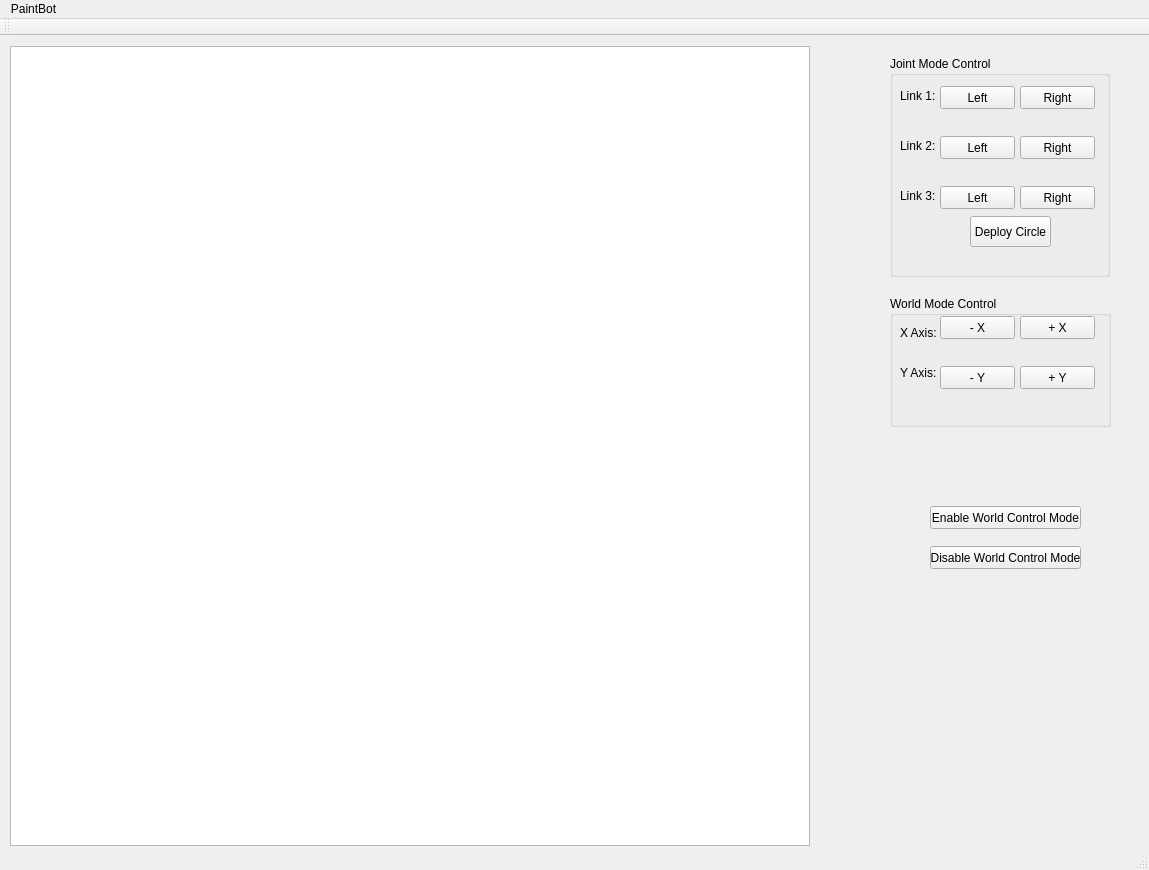
<?xml version="1.0" encoding="UTF-8"?>
<ui version="4.0">
 <class>MainWindow</class>
 <widget class="QMainWindow" name="MainWindow">
  <property name="geometry">
   <rect>
    <x>0</x>
    <y>0</y>
    <width>1149</width>
    <height>870</height>
   </rect>
  </property>
  <property name="windowTitle">
   <string>MainWindow</string>
  </property>
  <widget class="QWidget" name="centralWidget">
   <widget class="QGroupBox" name="groupBox">
    <property name="geometry">
     <rect>
      <x>890</x>
      <y>20</y>
      <width>220</width>
      <height>221</height>
     </rect>
    </property>
    <property name="title">
     <string>Joint Mode Control</string>
    </property>
    <widget class="QPushButton" name="pushButton">
     <property name="geometry">
      <rect>
       <x>50</x>
       <y>30</y>
       <width>75</width>
       <height>23</height>
      </rect>
     </property>
     <property name="text">
      <string>Left</string>
     </property>
    </widget>
    <widget class="QPushButton" name="pushButton_2">
     <property name="geometry">
      <rect>
       <x>130</x>
       <y>30</y>
       <width>75</width>
       <height>23</height>
      </rect>
     </property>
     <property name="text">
      <string>Right</string>
     </property>
    </widget>
    <widget class="QLabel" name="label">
     <property name="geometry">
      <rect>
       <x>10</x>
       <y>20</y>
       <width>50</width>
       <height>40</height>
      </rect>
     </property>
     <property name="text">
      <string>Link 1:</string>
     </property>
    </widget>
    <widget class="QPushButton" name="pushButton_3">
     <property name="geometry">
      <rect>
       <x>50</x>
       <y>80</y>
       <width>75</width>
       <height>23</height>
      </rect>
     </property>
     <property name="text">
      <string>Left</string>
     </property>
    </widget>
    <widget class="QPushButton" name="pushButton_4">
     <property name="geometry">
      <rect>
       <x>50</x>
       <y>130</y>
       <width>75</width>
       <height>23</height>
      </rect>
     </property>
     <property name="text">
      <string>Left</string>
     </property>
    </widget>
    <widget class="QPushButton" name="pushButton_5">
     <property name="geometry">
      <rect>
       <x>130</x>
       <y>80</y>
       <width>75</width>
       <height>23</height>
      </rect>
     </property>
     <property name="text">
      <string>Right</string>
     </property>
    </widget>
    <widget class="QPushButton" name="pushButton_6">
     <property name="geometry">
      <rect>
       <x>130</x>
       <y>130</y>
       <width>75</width>
       <height>23</height>
      </rect>
     </property>
     <property name="text">
      <string>Right</string>
     </property>
    </widget>
    <widget class="QLabel" name="label_2">
     <property name="geometry">
      <rect>
       <x>10</x>
       <y>70</y>
       <width>50</width>
       <height>40</height>
      </rect>
     </property>
     <property name="text">
      <string>Link 2:</string>
     </property>
    </widget>
    <widget class="QLabel" name="label_3">
     <property name="geometry">
      <rect>
       <x>10</x>
       <y>120</y>
       <width>50</width>
       <height>40</height>
      </rect>
     </property>
     <property name="text">
      <string>Link 3:</string>
     </property>
    </widget>
    <widget class="QPushButton" name="pushButton_7">
     <property name="geometry">
      <rect>
       <x>80</x>
       <y>160</y>
       <width>81</width>
       <height>31</height>
      </rect>
     </property>
     <property name="text">
      <string>Deploy Circle</string>
     </property>
     <property name="default">
      <bool>false</bool>
     </property>
    </widget>
   </widget>
   <widget class="QGraphicsView" name="graphicsView">
    <property name="geometry">
     <rect>
      <x>10</x>
      <y>10</y>
      <width>800</width>
      <height>800</height>
     </rect>
    </property>
   </widget>
   <widget class="QGroupBox" name="groupBox_2">
    <property name="geometry">
     <rect>
      <x>890</x>
      <y>260</y>
      <width>221</width>
      <height>131</height>
     </rect>
    </property>
    <property name="title">
     <string>World Mode Control</string>
    </property>
    <widget class="QLabel" name="label_5">
     <property name="geometry">
      <rect>
       <x>10</x>
       <y>70</y>
       <width>47</width>
       <height>13</height>
      </rect>
     </property>
     <property name="text">
      <string>Y Axis: </string>
     </property>
    </widget>
    <widget class="QPushButton" name="pushButton_10">
     <property name="geometry">
      <rect>
       <x>130</x>
       <y>70</y>
       <width>75</width>
       <height>23</height>
      </rect>
     </property>
     <property name="text">
      <string>+ Y</string>
     </property>
    </widget>
    <widget class="QLabel" name="label_4">
     <property name="geometry">
      <rect>
       <x>10</x>
       <y>30</y>
       <width>47</width>
       <height>13</height>
      </rect>
     </property>
     <property name="text">
      <string>X Axis:</string>
     </property>
    </widget>
    <widget class="QPushButton" name="pushButton_11">
     <property name="geometry">
      <rect>
       <x>50</x>
       <y>70</y>
       <width>75</width>
       <height>23</height>
      </rect>
     </property>
     <property name="text">
      <string>- Y</string>
     </property>
    </widget>
    <widget class="QPushButton" name="pushButton_9">
     <property name="geometry">
      <rect>
       <x>130</x>
       <y>20</y>
       <width>75</width>
       <height>23</height>
      </rect>
     </property>
     <property name="text">
      <string>+ X</string>
     </property>
    </widget>
    <widget class="QPushButton" name="pushButton_8">
     <property name="geometry">
      <rect>
       <x>50</x>
       <y>20</y>
       <width>75</width>
       <height>23</height>
      </rect>
     </property>
     <property name="text">
      <string>- X</string>
     </property>
    </widget>
   </widget>
   <widget class="QPushButton" name="pushButton_12">
    <property name="geometry">
     <rect>
      <x>930</x>
      <y>470</y>
      <width>151</width>
      <height>23</height>
     </rect>
    </property>
    <property name="text">
     <string>Enable World Control Mode</string>
    </property>
   </widget>
   <widget class="QPushButton" name="pushButton_13">
    <property name="geometry">
     <rect>
      <x>930</x>
      <y>510</y>
      <width>151</width>
      <height>23</height>
     </rect>
    </property>
    <property name="text">
     <string>Disable World Control Mode</string>
    </property>
   </widget>
  </widget>
  <widget class="QMenuBar" name="menuBar">
   <property name="geometry">
    <rect>
     <x>0</x>
     <y>0</y>
     <width>1149</width>
     <height>21</height>
    </rect>
   </property>
   <widget class="QMenu" name="menuPaintBot">
    <property name="title">
     <string>PaintBot</string>
    </property>
   </widget>
   <addaction name="menuPaintBot"/>
  </widget>
  <widget class="QToolBar" name="mainToolBar">
   <attribute name="toolBarArea">
    <enum>TopToolBarArea</enum>
   </attribute>
   <attribute name="toolBarBreak">
    <bool>false</bool>
   </attribute>
  </widget>
  <widget class="QStatusBar" name="statusBar"/>
 </widget>
 <layoutdefault spacing="6" margin="11"/>
 <resources/>
 <connections/>
</ui>
